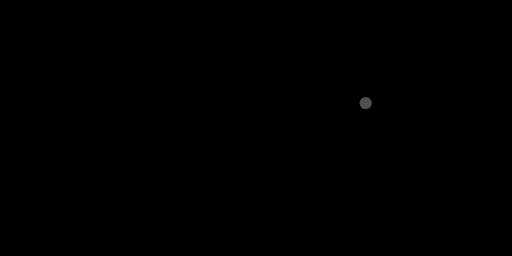
Frame 1 (no input)
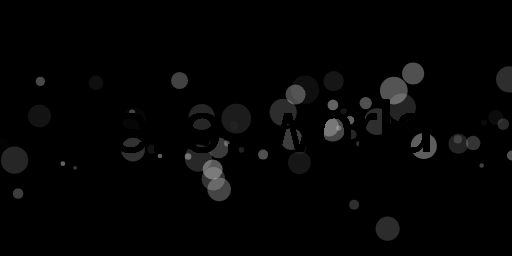
Frame 60 (no input)
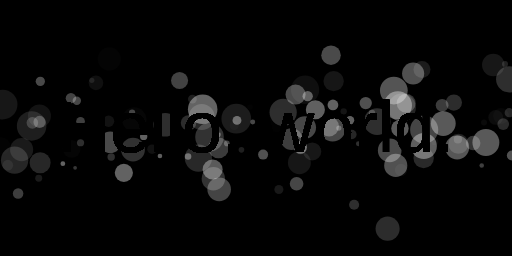
Frame 120 (the mouse pressed at the canvas centre since frame 60)

The p5.js sketch that drew these frames (run headless with seeded random() and noise() and a simulated clock; from frame 60 on, the mouse is pressed at the canvas centre):

// p5.js sketch
// ── sketch.js

function setup() {
  createCanvas(512, 256); // set the size of the canvas
  frameRate(60) // redraw the screen 60 times per second
  background(0) // fill the canvas with black pixels
  print("Hello, javascript console.")
}

function draw() {
  // set parameters that will affect our drawing commands below
  ellipseMode(CENTER)
  textAlign(CENTER)
  textSize(72)
  noStroke()

  // pick random values to decide on location, size, and opacity of the next dot
  var x = random(width),
      y = randomGaussian(height/2, height/8),
      r = random(3, 30),
      c = color(255, random(100));

  // set the color & draw the dot
  fill(c)
  ellipse(x, y, r)

  // switch back to drawing in black and print our greeting on top
  fill(0)
  text("Hello, world.", width/2, height/2 + textSize()/3)
}
